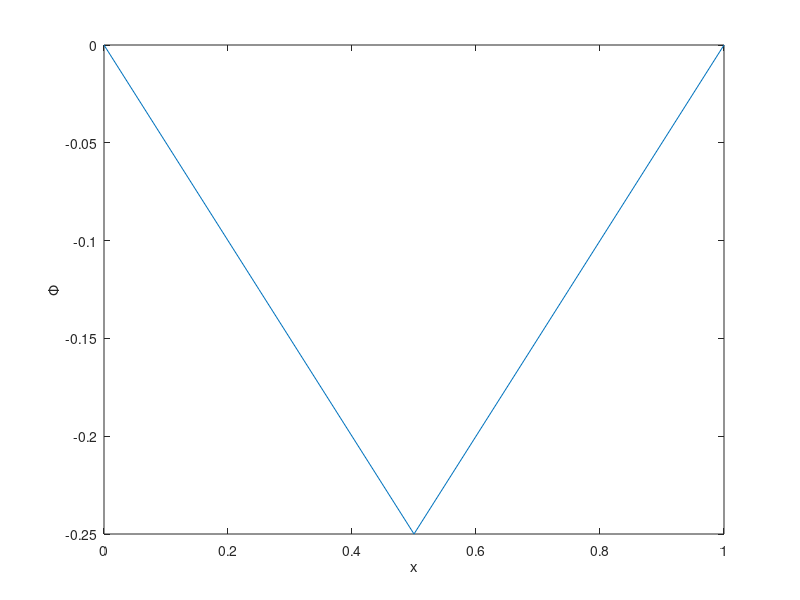

The MATLAB source for this figure:
clear all;


prompt = 'What is the number N?';
N= input(prompt);

A=[];
A(1,1)=1;
A(N,N)=1;

for i=2:(N-1);
    A(i,i-1)=1/(1/(N-1))^2;
    A(i,i)=-2/(1/(N-1))^2;
    A(i,i+1)=1/(1/(N-1))^2;
    
end

b=zeros(N,1);

if mod(N,2)==1
    
    b(((N+1)/2),1)=(N-1);
else

    b((N/2),1)=(N-1)/2;
    b((N/2+1),1)=(N-1)/2;
end


x=A\b;
y=0:1/(N-1):1;

plot(y,x(:,1));
xlabel('x'); 
ylabel('\Phi');